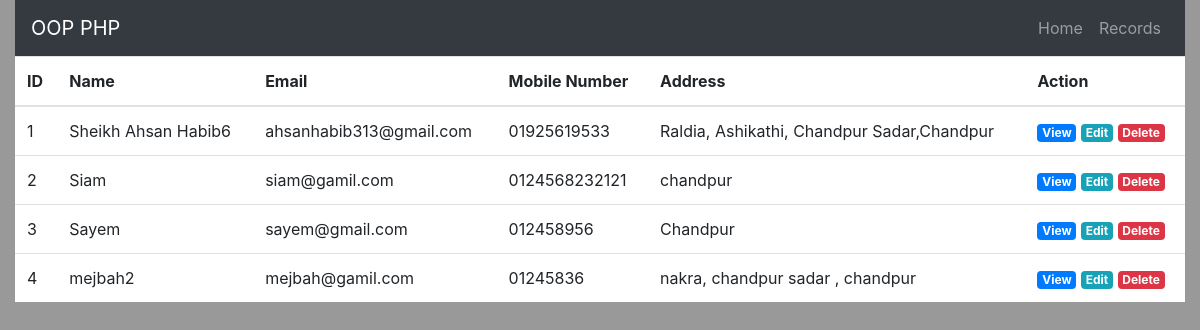
The app's page /records.php with its own data.
### tables this page shows
CREATE TABLE `records` (
  `id` int(10) NOT NULL,
  `name` varchar(30) NOT NULL,
  `email` varchar(30) NOT NULL,
  `mobile` varchar(20) NOT NULL,
  `address` varchar(500) NOT NULL
);

### model.php (called while the page is built, shortened)
<?php
class Model{
    private  $server='Localhost';
    private $username = 'root';
    private $password;
    private $db = 'oop_crud';
    private $conn;
    function __construct()
    {
       try{
           $this->conn = new mysqli($this->server, $this->username, $this->password, $this->db);
       }catch (Exception $e){
           echo 'Connection Failed'.$e->getMessage();
       }
    }
    public function fetch(){
        $data =null;
        $query = "select * from records";
        if($sql=$this->conn->query($query)){
            while ($row =mysqli_fetch_assoc($sql)){
                $data[]=$row;
            }
        }
        return $data;
    }
}

### records.php (the view, shortened to what this page needs)
<!doctype html>
<html lang="en">
<head>
    <link rel="stylesheet" href="https://cdn.jsdelivr.net/npm/bootstrap@4.5.3/dist/css/bootstrap.min.css">
    <link href="style.css" type="text/css" rel="stylesheet">
</head>
<body>
<div class="container-fluid">
    <?php
      include 'navbar.php';
    ?>
    <div class="row">
        <div class="col-sm-12 mx-auto">
            <table class="table table-hover bg-white" >
                <thead>
                <tr class="">
                    <th>ID</th>
                    <th>Name</th>
                    <th>Email</th>
                    <th>Mobile Number</th>
                    <th>Address</th>
                    <th>Action</th>
                </tr>
                </thead>
                <tbody>
                <?php
                   include 'model.php';
                   $model = new Model();
                   $rows = $model->fetch();
                   $i = 1;
                   if(!empty($rows)) {
                       foreach ($rows as $row) {
                           ?>
                           <tr>
                               <td><?php
                                   echo $i++;
                                   ?></td>
                               <td><?php
                                   echo $row['name'];
                                   ?></td>
                               <td><?php
                                   echo $row['email'];
                                   ?></td>
                               <td><?php
                                   echo $row['mobile'];
                                   ?></td>
                               <td><?php
                                   echo $row['address'];
                                   ?></td>
                               <td>
                                   <a class="badge badge-primary" href="view.php?id=<?php echo $row['id']?>">View</a>
                                   <a class="badge badge-info" href="edit.php?id=<?php echo $row['id']?>">Edit</a>
                                   <a class="badge badge-danger" href="delete.php?id=<?php echo $row['id']?>">Delete</a>
                               </td>
                           </tr>
                           <?php
                       }
                   }
                ?>
                </tbody>
            </table>
        </div>
    </div>
</div>
</body>
</html>

### navbar.php
<nav class="navbar navbar-expand-sm bg-dark navbar-dark ">
    <a class="navbar-brand" href="index.php">OOP PHP</a>
    <ul class="navbar-nav ">
        <li class="nav-item">
            <a class="nav-link" href="index.php">Home</a>
        </li>
        <li class="nav-item">
            <a class="nav-link" href="records.php">Records</a>
        </li>
    </ul>
</nav>

### style.css (style rules this page uses)
body { background-color: #999999; }
.navbar-expand-sm { justify-content: space-between!important; }

### records on screen
records: name "Sheikh Ahsan Habib6", email "ahsanhabib313@gmail.com", mobile "01925619533", address "Raldia, Ashikathi, Chandpur Sadar,Chandpur"
records: name "Siam", email "siam@gamil.com", mobile "0124568232121", address "chandpur"
records: name "Sayem", email "sayem@gmail.com", mobile "012458956", address "Chandpur"
records: name "mejbah2", email "mejbah@gamil.com", mobile "01245836", address "nakra, chandpur sadar , chandpur"
